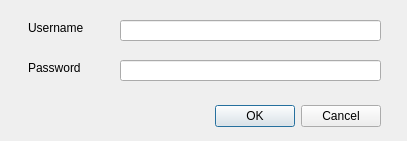
<?xml version="1.0" encoding="UTF-8"?>
<ui version="4.0">
 <class>LizardDownloaderDialogBase</class>
 <widget class="QDialog" name="LizardDownloaderDialogBase">
  <property name="geometry">
   <rect>
    <x>0</x>
    <y>0</y>
    <width>407</width>
    <height>141</height>
   </rect>
  </property>
  <property name="windowTitle">
   <string>GGMN lizard integration</string>
  </property>
  <widget class="QDialogButtonBox" name="button_box">
   <property name="geometry">
    <rect>
     <x>40</x>
     <y>100</y>
     <width>341</width>
     <height>32</height>
    </rect>
   </property>
   <property name="orientation">
    <enum>Qt::Horizontal</enum>
   </property>
   <property name="standardButtons">
    <set>QDialogButtonBox::Cancel|QDialogButtonBox::Ok</set>
   </property>
  </widget>
  <widget class="QLabel" name="label_2">
   <property name="geometry">
    <rect>
     <x>28</x>
     <y>20</y>
     <width>81</width>
     <height>16</height>
    </rect>
   </property>
   <property name="text">
    <string>Username</string>
   </property>
  </widget>
  <widget class="QLineEdit" name="username">
   <property name="geometry">
    <rect>
     <x>120</x>
     <y>20</y>
     <width>261</width>
     <height>21</height>
    </rect>
   </property>
  </widget>
  <widget class="QLineEdit" name="password">
   <property name="geometry">
    <rect>
     <x>120</x>
     <y>60</y>
     <width>261</width>
     <height>21</height>
    </rect>
   </property>
   <property name="echoMode">
    <enum>QLineEdit::Password</enum>
   </property>
  </widget>
  <widget class="QLabel" name="label_3">
   <property name="geometry">
    <rect>
     <x>28</x>
     <y>60</y>
     <width>81</width>
     <height>16</height>
    </rect>
   </property>
   <property name="text">
    <string>Password</string>
   </property>
  </widget>
 </widget>
 <resources/>
 <connections>
  <connection>
   <sender>button_box</sender>
   <signal>accepted()</signal>
   <receiver>LizardDownloaderDialogBase</receiver>
   <slot>accept()</slot>
   <hints>
    <hint type="sourcelabel">
     <x>20</x>
     <y>20</y>
    </hint>
    <hint type="destinationlabel">
     <x>20</x>
     <y>20</y>
    </hint>
   </hints>
  </connection>
  <connection>
   <sender>button_box</sender>
   <signal>rejected()</signal>
   <receiver>LizardDownloaderDialogBase</receiver>
   <slot>reject()</slot>
   <hints>
    <hint type="sourcelabel">
     <x>20</x>
     <y>20</y>
    </hint>
    <hint type="destinationlabel">
     <x>20</x>
     <y>20</y>
    </hint>
   </hints>
  </connection>
 </connections>
</ui>
